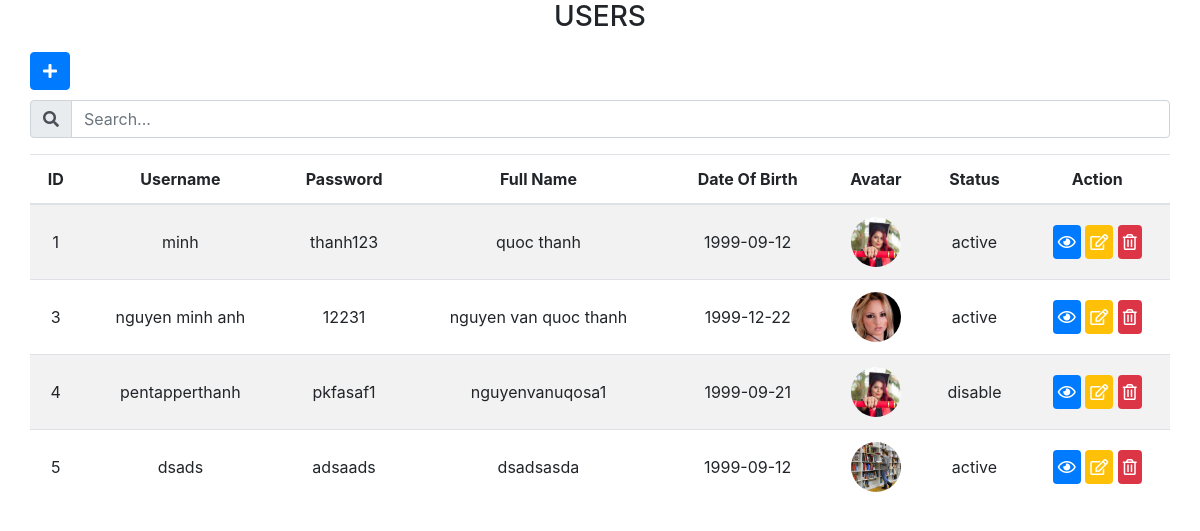
The page / on the database its author committed.
### tables this page shows
CREATE TABLE `tbl_users` (
  `id` int(11) NOT NULL,
  `username` varchar(40) NOT NULL,
  `password` varchar(30) NOT NULL,
  `fullname` varchar(40) NOT NULL,
  `day_of_birth` date NOT NULL,
  `avatar` mediumtext,
  `is_active` tinyint(1) NOT NULL,
  `created_at` timestamp NOT NULL DEFAULT CURRENT_TIMESTAMP,
  `updated_at` timestamp NOT NULL DEFAULT CURRENT_TIMESTAMP
);

### UserController.php (called while the page is built, shortened)
<?php
class UserController
{
    public function readData()
    {
        try {
            $db = new Database();
            $conn = $db->openConnect();
            $sql = "SELECT * FROM `tbl_users` ORDER BY id ASC";
            $result = array();
            $result = mysqli_query($conn, $sql);
        } catch (Exception $e) {
            echo "Co van de ve ket noi: " . $e->getMessage();
        }
        if (!empty($result)) {
            return $result;
        }
    }
}

### list.php (the view)
<?php
    if (! empty($result)) {
        foreach ($result as $row) {
?>
<tr class="row_element">
    <td><?php echo $row['id']; ?></td>
    <td><?php echo $row['username']; ?></td>
    <td><?php echo $row['password']; ?></td>
    <td><?php echo $row['fullname']; ?></td>
    <td><?php echo $row['day_of_birth']; ?></td>
    <td>
        <img
            class="avatar-cover"
            src="<?php echo $row['avatar']; ?>"
        />
    </td>
    <td><?php echo ($row['is_active'] == 1 ? 'active': 'disable'); ?></td>
    <td class="action">
        <button
            type="button"
            class="btn btn-primary"
            data-toggle="modal"
            data-target="#showModal"
        >
            <i class="far fa-eye"></i>
        </button>
        <button
            type="button"
            class="btn btn-warning btn-edit"
            data-toggle="modal"
            data-target="#editModal"
            id="<?php echo $row['id']; ?>"
        >
            <i class="far fa-edit"></i>
        </button>
        <button
            type="button"
            class="btn btn-danger btn-delete"
            id="<?php echo $row['id']; ?>"
        >
            <i class="far fa-trash-alt"></i>
        </button>
    </td>
</tr>
<?php
    }
}
?>

### index.php (shortened to what this page needs)
<!DOCTYPE html>
<html lang="en">
<head>
    <link rel="stylesheet" href="https://maxcdn.bootstrapcdn.com/bootstrap/4.0.0/css/bootstrap.min.css">
    <link rel="stylesheet" href="https://cdnjs.cloudflare.com/ajax/libs/bootstrap-switch/4.0.0-alpha.1/css/bootstrap-switch.min.css">
    <link rel="stylesheet" href="https://cdnjs.cloudflare.com/ajax/libs/font-awesome/5.15.4/css/all.min.css">
    <link rel="stylesheet" href="public/assets/css/style.css">
</head>
<?php require_once "UserController.php";
    $users = new UserController();
    $result = $users->readData();
?>
<body>
    <div class="container-fluid">
        <div class="col-sm-12">
            <div class="white-box">
                <h3 class="box-title m-b-0">Users</h3>
                <button type="button" class="btn btn-primary btn-add" data-toggle="modal" data-target="#createModal" data-whatever="@mdo"><i class="fas fa-plus"></i></button>
                <div class="input-group mb-3">
                  <div class="input-group-prepend">
                    <span class="input-group-text"><i class="fas fa-search"></i></span>
                  </div>
                  <input type="text" id="search-input"  name ="search" class="form-control" placeholder="Search...">
                </div>
                <div class="table-responsive">
                    <table id="myTable" class="table table-striped">
                        <thead align="center">
                            <tr>
                                <th>ID</th>
                                <th>Username</th>
                                <th>Password</th>
                                <th>Full Name</th>
                                <th>Date Of Birth</th>
                                <th>Avatar</th>
                                <th>Status</th>
                                <th>Action</th>
                            </tr>
                        </thead>
                            <tbody align="center" id="load_data">
                                <?php require_once "list.php" ?>
                            </tbody>
                    </table>
                </div>
            </div>
        </div>
    </div>
</body>
</html>

### public/assets/css/style.css (style rules this page uses)
* { padding: 0; margin: 0; box-sizing: border-box; }
.white-box .box-title { text-align: center; text-transform: uppercase; }
.btn-add { margin: 10px 0; }
.action button { text-decoration: none; padding: 5px; border: none; }
.action button .fa-edit { color: white; }
.action button .fa-eye { color: white; }
.action button .fa-trash-alt { color: white; }
img.avatar-cover { width: 50px; height: 50px; object-fit: cover; border-radius: 50%; }
.row_element td { vertical-align: middle!important; }

### rows shown on the page
tbl_users: id "1", username "minh", password "thanh123", fullname "quoc thanh", day_of_birth "1999-09-12", avatar (picture), is_active "active"
tbl_users: id "3", username "nguyen minh anh", password "12231", fullname "nguyen van quoc thanh", day_of_birth "1999-12-22", avatar (picture), is_active "active"
tbl_users: id "4", username "pentapperthanh", password "pkfasaf1", fullname "nguyenvanuqosa1", day_of_birth "1999-09-21", avatar (picture), is_active "disable"
tbl_users: id "5", username "dsads", password "adsaads", fullname "dsadsasda", day_of_birth "1999-09-12", avatar (picture), is_active "active"
